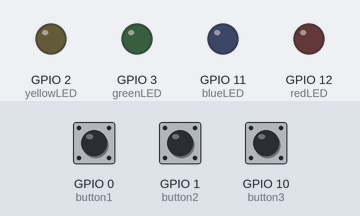
Bench run of a program on a simulated ESP32-C3. On the bench: output pins drawn as LEDs (lit = HIGH). Inputs (shaded band) come from the test bench; at power-on: GPIO 1 (button2) HIGH, GPIO 10 (button3) HIGH, GPIO 0 (button1) HIGH. WiFi joins after 1.5 s; servers stay silent unless stated; pins used as bus, display or sensor lines are not drawn; what the program prints to the serial monitor is not drawn.

Above: at 5.6 s.
5.7 s: GPIO 1 (button2) pulled LOW for 0.15 s
At 6.3 s:
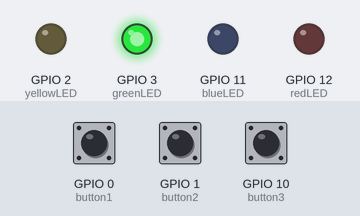
7.3 s: GPIO 10 (button3) pulled LOW for 0.15 s
At 8.6 s:
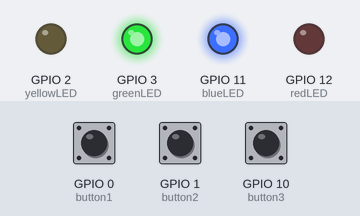
8.9 s: GPIO 1 (button2) pulled LOW for 1 s
At 11.1 s:
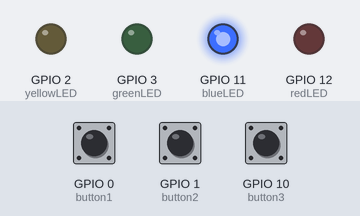
11.4 s: GPIO 1 (button2) pulled LOW for 3.2 s
At 15.8 s:
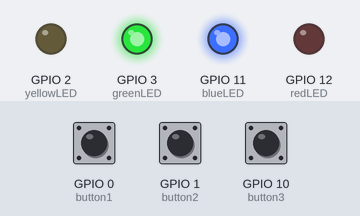
16.1 s: GPIO 0 (button1) pulled LOW for 0.15 s
At 16.6 s:
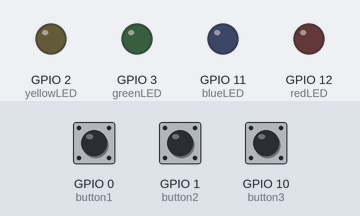
Timing chart, 0 to 18.7 s (numbered marks = the images above; inputs shaded):
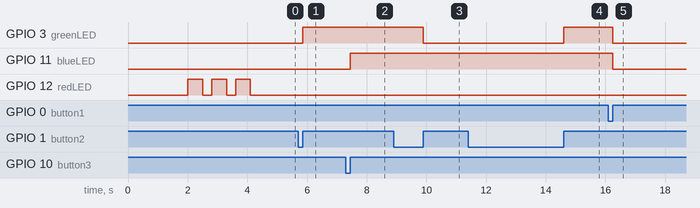

Measured:
- after the input at 5.7 s, GPIO 3 (greenLED): LOW → HIGH after 0.15 s
- after the input at 7.3 s, GPIO 11 (blueLED): LOW → HIGH after 0.15 s
- after the input at 8.9 s, GPIO 3 (greenLED): HIGH → LOW after 1.0 s
- after the input at 11.4 s, GPIO 3 (greenLED): LOW → HIGH after 3.2 s
- after the input at 16.1 s, GPIO 3 (greenLED), GPIO 11 (blueLED): HIGH → LOW after 0.15 s

The program:

main.cpp
```cpp
#include <Arduino.h>
#include <WiFi.h>
#include <WiFiUdp.h>

void pressButton1();
void pressButton2();
void pressButton3();
void mode2();
void mode3();
bool detectMove();
void takePhotos(int time);
void handleButtonInterrupt();
void takeOnePhoto();

#define button1 00
#define button2 01
#define button3 10
#define yellowLED 02
#define redLED 12
#define greenLED 03
#define blueLED 11
#define ssrCH1Focus 05
#define ssrCH2Shutter 04

const char *ssid = "esp32";
const char *password = "photo_trap_123";
const int udpPort = 1234;

int ssrON, ssrOFF;
const int debounceTime = 30;
int seriesTime = 3000;
byte button1LogicalState = 1;
byte button1LastLogicalState = 1;
byte button2LogicalState = 1;
byte button2LastLogicalState = 1;
byte button3LogicalState = 1;
byte button3LastLogicalState = 1;
int pirValue, dopplerValue;

bool tempB2;
bool tempB3;
volatile bool m2 = false;
volatile bool m3 = false;

int before2;
int after2;
int before3;
int after3;

WiFiUDP udp;
bool take_one = 0;

void IRAM_ATTR isr() {
  if(m2==1 || m3==1)
  {
    m2=0;
    m3=0;
    digitalWrite(greenLED, LOW);
    digitalWrite(blueLED, LOW);
  }
  else
  {
    take_one = 1;
  }
}

void setup() {
  Serial.begin(115200);

  pinMode(button1, INPUT_PULLUP);
  pinMode(button2, INPUT_PULLUP);
  pinMode(button3, INPUT_PULLUP);

  pinMode(yellowLED, OUTPUT);
  pinMode(redLED, OUTPUT);
  pinMode(greenLED, OUTPUT);
  pinMode(blueLED, OUTPUT);

  pinMode(ssrCH1Focus, OUTPUT);
  pinMode(ssrCH2Shutter, OUTPUT);

// Settings for Low trigger relay
  ssrON = LOW;
  ssrOFF = HIGH;
  digitalWrite(ssrCH1Focus, ssrOFF);
  digitalWrite(ssrCH2Shutter, ssrOFF);

  attachInterrupt(button1, isr, RISING);

  WiFi.begin(ssid, password);
  while (WiFi.status() != WL_CONNECTED) {
    delay(1000);
    Serial.println("Brak połączenia z WiFi...");
  }
  Serial.println("Połączono z WiFi");

for (int i = 0; i < 3; i++) {
    digitalWrite(redLED, HIGH);
    delay(500);
    digitalWrite(redLED, LOW);
    delay(300);
  }

  udp.begin(udpPort);
}

void loop() {
  takeOnePhoto();
  detectMove();
  mode2();
  mode3();
  pressButton2();
  pressButton3();
}

void takeOnePhoto()
{
 if (take_one == 1)
 {
  digitalWrite(redLED, LOW);
  takePhotos(100);
  take_one = 0;
 }
}

void pressButton1()
{
  button1LogicalState = digitalRead(button1);
  delay(debounceTime);

  if (button1LastLogicalState != button1LogicalState)
  {
    if (button1LogicalState == 1)
    {
         digitalWrite(redLED, LOW);
      takePhotos(100);
    }
    button1LastLogicalState = button1LogicalState;
  }
}

void pressButton2()
  {
  if(m2==1 && digitalRead(button2) == HIGH)
  {
  button2LogicalState = digitalRead(button2);

  if (button2LastLogicalState != button2LogicalState) {
    if (button2LogicalState == 1) {
      if (m2 == 1) {
        digitalWrite(greenLED, LOW);
        m2 = 0;
      }
    }
    button2LastLogicalState = button2LogicalState;
  }
  }
  else
  {
  button2LogicalState = digitalRead(button2);

  if (button2LastLogicalState != button2LogicalState) {
    if (button2LogicalState == 1) {
      if (m2 == 0) {
        digitalWrite(greenLED, HIGH);
        m2 = 1;
      }
    }
    button2LastLogicalState = button2LogicalState;
  }
  }
}

void pressButton3()
  {
  if(m3==1 && digitalRead(button3) == HIGH)
  {
  button3LogicalState = digitalRead(button3);

  if (button3LastLogicalState != button3LogicalState) {
    if (button3LogicalState == 1) {
      if (m3 == 1) {
        digitalWrite(blueLED, LOW);
        m3 = 0;
      }
    }
    button3LastLogicalState = button3LogicalState;
  //}
  }
  }
  else
  {
  button3LogicalState = digitalRead(button3);

  if (button3LastLogicalState != button3LogicalState) {
    if (button3LogicalState == 1) {
      if (m3 == 0) {
        digitalWrite(blueLED, HIGH);
        m3 = 1;
      }
    }
    button3LastLogicalState = button3LogicalState;
  }
  }
}

void mode2() {
  detectMove();
if (m2 && detectMove()) {
  before2 = digitalRead(button2);
    takePhotos(3000);
    delay(3000);
  }
}

void mode3() {
  detectMove();
  if (m3 && detectMove()) {
    before3 = digitalRead(button3);
    takePhotos(10000);
    delay(3000);
  }
}

bool detectMove()
{
    if (WiFi.status() != WL_CONNECTED){
    pirValue = 0;
    dopplerValue = 0;
  }

  int packetSize = udp.parsePacket();
  if (packetSize >= sizeof(int) * 2) {

    udp.read((uint8_t*)&pirValue, sizeof(pirValue));
    udp.read((uint8_t*)&dopplerValue, sizeof(dopplerValue));

    Serial.print("Odebrano dane - PIR: ");
    Serial.print(pirValue);
    Serial.print(", Doppler: ");
    Serial.println(dopplerValue);
  }


  if (pirValue==1 && dopplerValue==1)
  {
    digitalWrite(yellowLED, HIGH);
    return true;
  }
  else if (pirValue==0)
  {
    digitalWrite(yellowLED, LOW);
    return false;
  }
}

void takePhotos(int time)
{
  digitalWrite(ssrCH1Focus, ssrON);
  digitalWrite(ssrCH2Shutter, ssrOFF);
  delay(2000);
    digitalWrite(redLED, HIGH);
  digitalWrite(ssrCH2Shutter, ssrON);
  delay(time);
  digitalWrite(ssrCH1Focus, ssrOFF);
  digitalWrite(ssrCH2Shutter, ssrOFF);
    digitalWrite(redLED, LOW);
}
```
